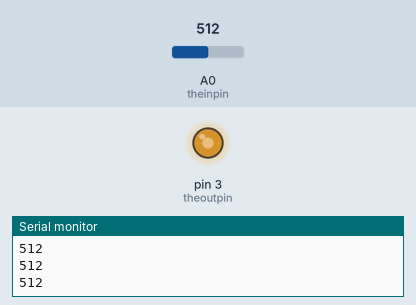
This sketch was run on a simulated Arduino Uno, built with avr-gcc and run on an emulated ATmega328P. Shown: output pins drawn as LEDs (lit = HIGH), the last lines printed to the serial monitor. The inputs (shaded band) are chosen by the test bench; at power-on: A0 (theinpin) = 512.

Above: at 1.2 s.
1.3 s: A0 (theinpin) set to 716
At 2.2 s:
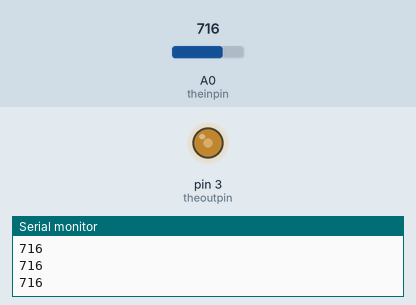
2.8 s: A0 (theinpin) set to 900
At 4.0 s:
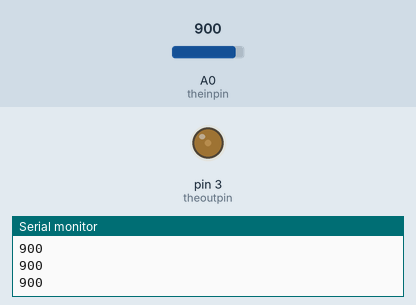
4.3 s: A0 (theinpin) set to 306
At 4.7 s:
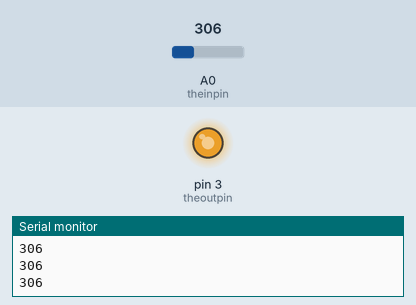
Timing chart, 0 to 7.3 s (numbered marks = the images above; inputs shaded):
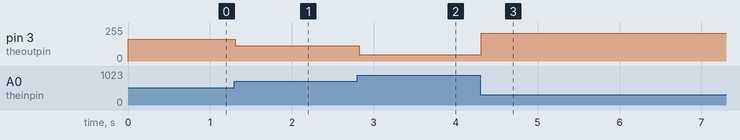

The sketch:

D_sensor.ino
```cpp
int i;
int t;
int a;
int v;

// this is the pin i'm lighting the LED with
int theoutpin = 3;
// this is the pin the photocell is talking to
int theinpin = A0;

void setup()
{
  i = 0;
  t = 1000;
  a = 0;
  Serial.begin(9600); // this starts the serial system
  pinMode(theoutpin, OUTPUT); // set pin 3 to be an output
}

void loop()
{
  v = analogRead(theinpin);
  // pin and the value (0-255)
  a = map(v, 100, 350, 0, 255);
  analogWrite(theoutpin, a);
  Serial.println(v);
  i = 1-i; // flip from 0 to 1
  t = t * 0.9; // reduce to 90% of previous rate
  if(t<1) t=1000;

  delay(30);
}
```

Measured:
- after the input at 1.3 s, pin 3 (theoutpin): 164/255 → 116/255 at once
- after the input at 2.8 s, pin 3 (theoutpin): 116/255 → 48/255 at once
- after the input at 4.3 s, pin 3 (theoutpin): 48/255 → 210/255 at once
